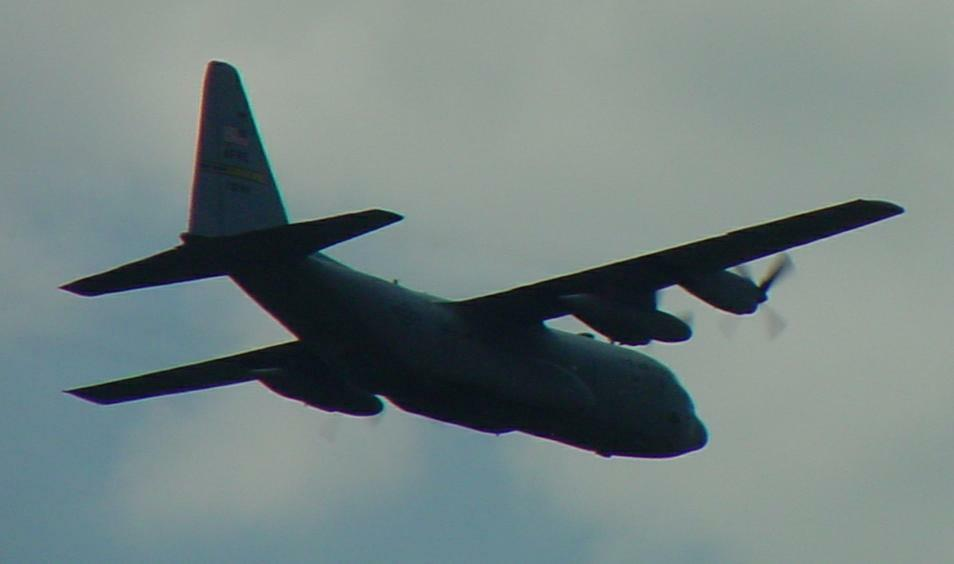
%> input picture popeye/src/text/Python_Book/Ch_13_Images/C-130.jpg, 954 x 564 px
$ octave --eval "kaleidoscope('C-130.jpg');"   (GNU Octave 9; MATLAB toolbox functions it lacks are replaced by stand-ins)
%> lines starting %> are read from the running program, lines starting %| are printed output that depends on the picture
% Listing 13.03 Making a kaleidoscope
function kaleidoscope(name)
%> called with name = 'C-130.jpg'
% Making a kaleidoscope
% usage: kaleidoscope(file_name)
    %read the image
    picture = imread(name);
%> picture is the input picture: size 564x954x3 uint8; mean R, G, B 115.2, 129.6, 128.7
    subplot(1,2,1); imshow(picture(ceil(1:1.5:end),:,:))
%> after `imshow(picture(ceil(1:1.5:end),:,:))`:
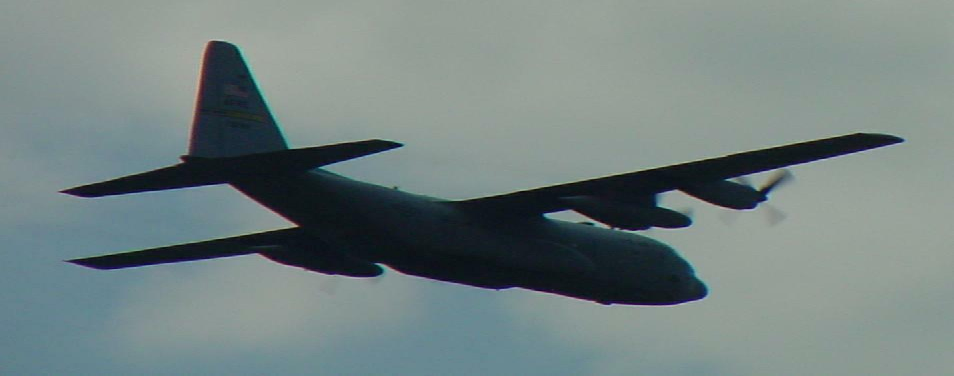
%> displayed picture: size 376x954x3, on the screen's scale of 0 to 255; mean R, G, B 115.2, 129.6, 128.7
    % resize it to 128*128
    [rows cols ~] = size(picture);
%> rows = 564; cols = 954
    n = 128;
    rndx = ceil(linspace(1,rows, n));
%> rndx = 128 values from 1 to 564
    cndx = ceil(linspace(1,cols, n));
%> cndx = 128 values from 1 to 954
    pic = picture(rndx, cndx, :);
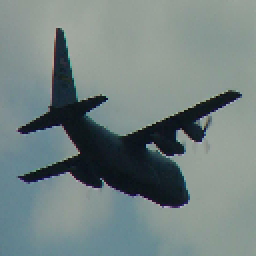
%> pic: size 128x128x3 uint8 (shown 2 times larger); mean R, G, B 115.5, 129.9, 128.9
    % build the kaleidoscope
    img = buildIt(buildIt(pic));
    subplot(1,2,2); imshow(img)
end
function img = buildIt(img)
% helper function to do the manipulations
%          top left          top right
%          bottom left       bottom right
    img = [img               img(:,end:-1:1,:)
           img(end:-1:1,:,:) img(end:-1:1,end:-1:1,:)];
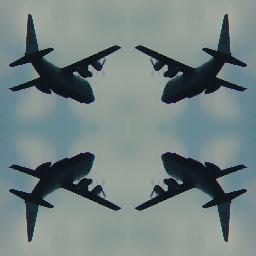
%> img: size 256x256x3 uint8; mean R, G, B 115.5, 129.9, 128.9
end
%> in buildIt (call 2), `img = [img               img(:,end:-1:1,:) img(end:-1:1,:,:) img(end:-..`:
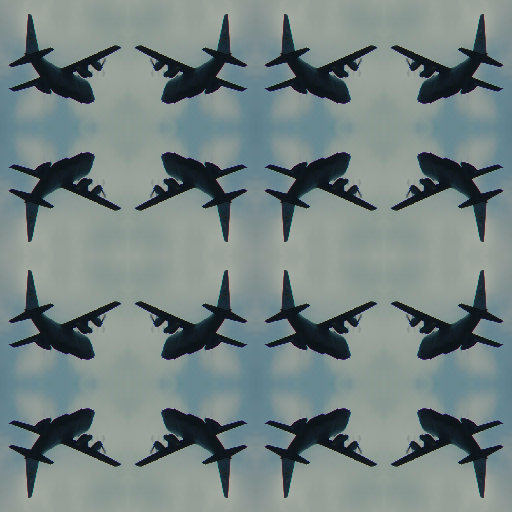
%> img: size 512x512x3 uint8; mean R, G, B 115.5, 129.9, 128.9
